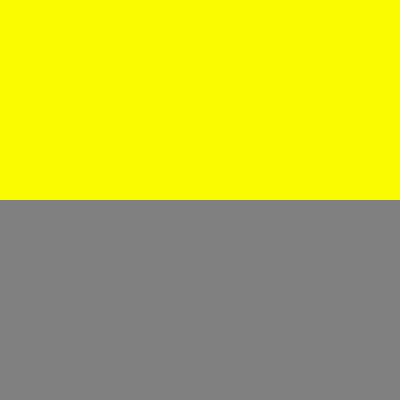

This chart was generated by the following Python code:
from PIL import Image,ImageColor
img=Image.new("RGBA",(400,400))
for i in range(400):
    for k in range(200):
        img.putpixel((i,k),(250,250,0))
for i in range(400):
    for k in range(200,400):
        img.putpixel((i,k),ImageColor.getcolor("Gray","RGBA"))
img.save("putpixel.png")
